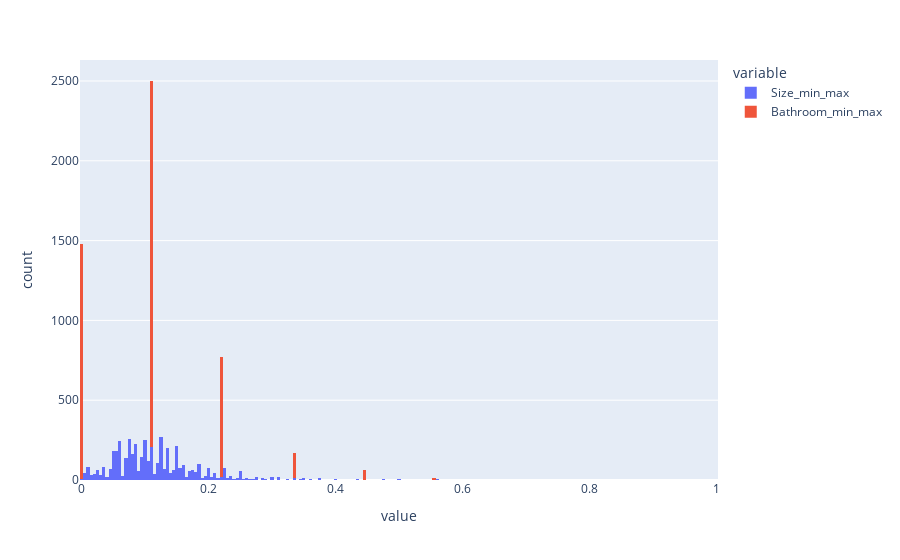

Here is the notebook cell this chart was saved with:
### Code cell
def min_max_scale(df, col):
    return (df[col] - df[col].min()) / (df[col].max() - df[col].min())

df["Size_min_max"] = min_max_scale(df, "Size")
df["Bathroom_min_max"] = min_max_scale(df, "Bathroom")

px.histogram(df, ["Size_min_max", "Bathroom_min_max"])

### Figure 1 — Plotly figure (JSON) as saved in the notebook; plotly's stock layout.template omitted (floating-point values rounded to 4 significant figures; data arrays with more than 128 entries replaced by an {"elided": "..."} marker saying what was removed)
{"data": [{"alignmentgroup": "True", "bingroup": "x", "hovertemplate": "variable=Size_min_max<br>value=%{x}<br>count=%{y}<extra></extra>", "legendgroup": "Size_min_max", "marker": {"color": "#636efa", "pattern": {"shape": ""}}, "name": "Size_min_max", "offsetgroup": "Size_min_max", "orientation": "v", "showlegend": true, "type": "histogram", "x": {"elided": "4746 float values"}, "xaxis": "x", "yaxis": "y"}, {"alignmentgroup": "True", "bingroup": "x", "hovertemplate": "variable=Bathroom_min_max<br>value=%{x}<br>count=%{y}<extra></extra>", "legendgroup": "Bathroom_min_max", "marker": {"color": "#EF553B", "pattern": {"shape": ""}}, "name": "Bathroom_min_max", "offsetgroup": "Bathroom_min_max", "orientation": "v", "showlegend": true, "type": "histogram", "x": {"elided": "4746 float values"}, "xaxis": "x", "yaxis": "y"}], "layout": {"barmode": "relative", "legend": {"title": {"text": "variable"}, "tracegroupgap": 0}, "margin": {"t": 60}, "xaxis": {"anchor": "y", "domain": [0, 1], "title": {"text": "value"}}, "yaxis": {"anchor": "x", "domain": [0, 1], "title": {"text": "count"}}}}
